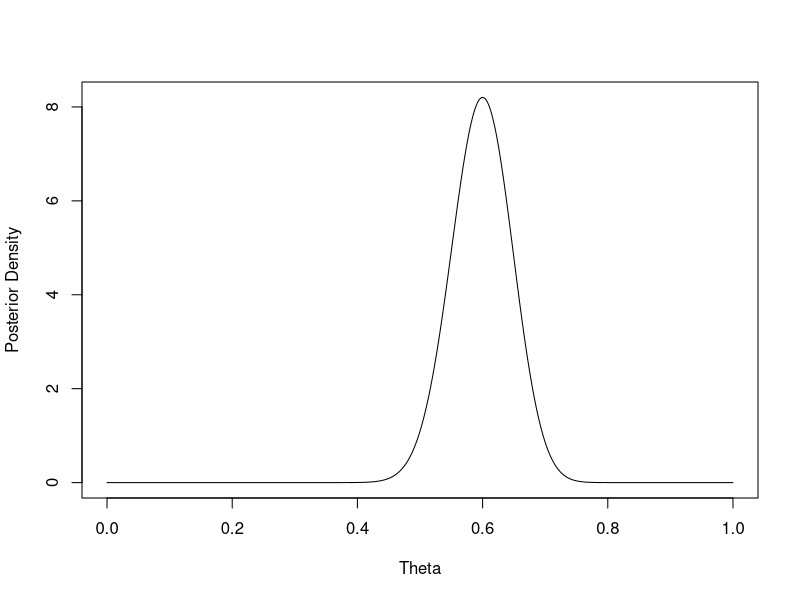

The R source for this figure:
## ---- chunk 1
alpha = 61
beta = 41
theta = seq(0, 1, by=0.001)

prior = 1.0
lik = dbeta(theta, alpha, beta)
post = prior * lik 

plot(theta, post, xlab = "Theta", ylab = "Posterior Density", type = "l")
